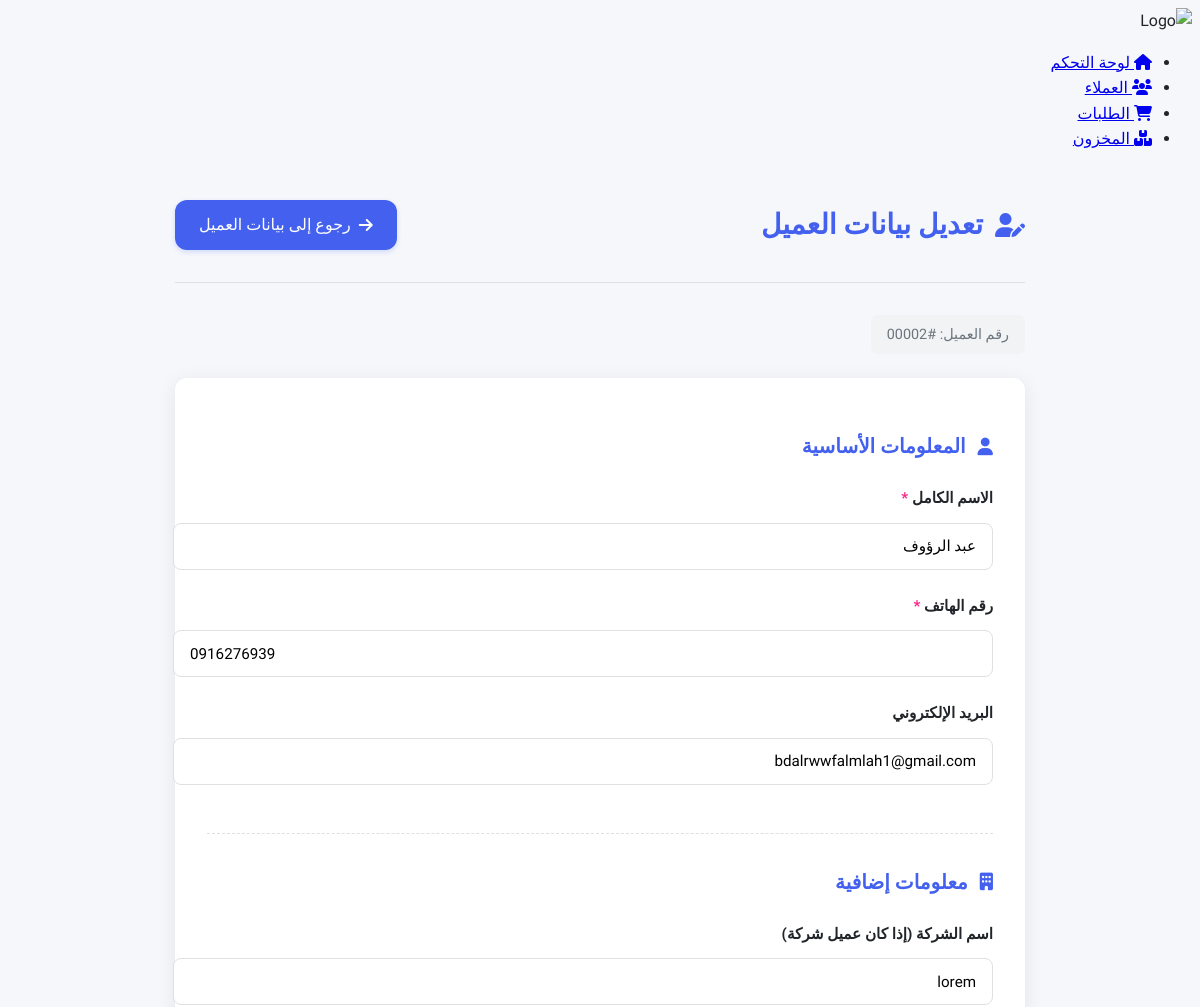
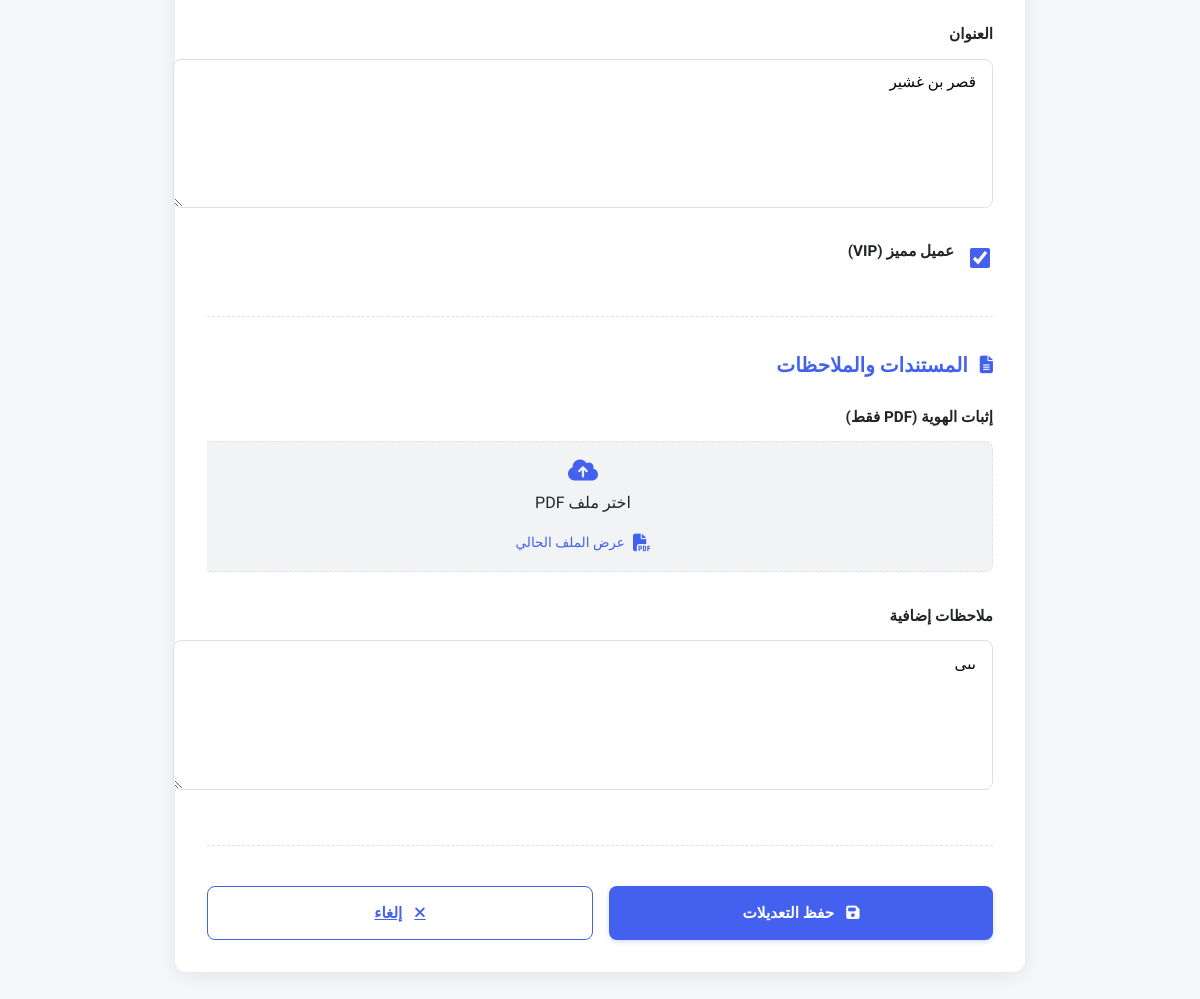
Page /edit_customer.php?id=2 (signed in) on the committed database (2 pictures, top to bottom).
### tables this page shows
CREATE TABLE `customers` (
  `customer_id` int(11) NOT NULL,
  `name` varchar(100) NOT NULL,
  `phone` varchar(20) NOT NULL,
  `email` varchar(100) DEFAULT NULL,
  `address` text DEFAULT NULL,
  `company_name` varchar(100) DEFAULT NULL,
  `tax_number` varchar(50) DEFAULT NULL,
  `is_vip` tinyint(1) DEFAULT 0,
  `notes` text DEFAULT NULL,
  `created_by` int(11) NOT NULL,
  `created_at` timestamp NOT NULL DEFAULT current_timestamp(),
  `updated_at` timestamp NULL DEFAULT NULL ON UPDATE current_timestamp(),
  `id_proof_path` varchar(255) DEFAULT NULL COMMENT 'مسار ملف إثبات الهوية',
  `document_type` enum('id','commercial_license','other') DEFAULT NULL
);

### edit_customer.php (the view, shortened to what this page needs)
<?php
require_once __DIR__ . '/includes/functions.php';
$customer_id = intval($_GET['id']);
$customer = [];
try {
    $stmt = $db->prepare("SELECT * FROM customers WHERE customer_id = ?");
    $stmt->execute([$customer_id]);
    $customer = $stmt->fetch(PDO::FETCH_ASSOC);
} catch (PDOException $e) {
    error_log("Error fetching customer: " . $e->getMessage());
    header("Location: customers.php?error=db_error");
    exit();
}
?>
<!DOCTYPE html>
<html lang="ar" dir="rtl">
<head>
    <link rel="stylesheet" href="https://cdnjs.cloudflare.com/ajax/libs/font-awesome/6.4.0/css/all.min.css">
</head>
<body>
    <div class="container">
        <?php include 'includes/sidebar.php'; ?>
        <main class="main-content">
            <div class="edit-container">
                <div class="header">
                    <h1><i class="fas fa-user-edit"></i> تعديل بيانات العميل</h1>
                    <a href="view_customer.php?id=<?= $customer_id ?>" class="back-btn">
                        <i class="fas fa-arrow-right"></i> رجوع إلى بيانات العميل
                    </a>
                </div>
                <div class="customer-id-badge">
                    رقم العميل: #<?= str_pad($customer_id, 5, '0', STR_PAD_LEFT) ?>
                </div>
                <form method="POST" enctype="multipart/form-data" class="customer-form">
                    <div class="form-section">
                        <h3><i class="fas fa-user"></i> المعلومات الأساسية</h3>
                        <div class="form-group">
                            <label for="name" class="form-label">الاسم الكامل <span style="color: var(--danger);">*</span></label>
                            <input type="text" id="name" name="name" class="form-control" required
                                   value="<?= htmlspecialchars($customer['name']) ?>">
                        </div>
                        <div class="form-group">
                            <label for="phone" class="form-label">رقم الهاتف <span style="color: var(--danger);">*</span></label>
                            <input type="tel" id="phone" name="phone" class="form-control" required
                                   value="<?= htmlspecialchars($customer['phone']) ?>">
                        </div>
                        <div class="form-group">
                            <label for="email" class="form-label">البريد الإلكتروني</label>
                            <input type="email" id="email" name="email" class="form-control"
                                   value="<?= htmlspecialchars($customer['email'] ?? '') ?>">
                        </div>
                    </div>
                    <div class="form-section">
                        <h3><i class="fas fa-building"></i> معلومات إضافية</h3>
                        <div class="form-group">
                            <label for="company" class="form-label">اسم الشركة (إذا كان عميل شركة)</label>
                            <input type="text" id="company" name="company" class="form-control"
                                   value="<?= htmlspecialchars($customer['company_name'] ?? '') ?>">
                        </div>
                        <div class="form-group">
                            <label for="address" class="form-label">العنوان</label>
                            <textarea id="address" name="address" class="form-control" rows="3"><?= htmlspecialchars($customer['address'] ?? '') ?></textarea>
                        </div>
                        <div class="form-check">
                            <input type="checkbox" id="is_vip" name="is_vip" class="form-check-input"
                                   <?= $customer['is_vip'] ? 'checked' : '' ?>>
                            <label for="is_vip" class="form-label">عميل مميز (VIP)</label>
                        </div>
                    </div>
                    <div class="form-section">
                        <h3><i class="fas fa-file-alt"></i> المستندات والملاحظات</h3>
                        <div class="form-group">
                            <label class="form-label">إثبات الهوية (PDF فقط)</label>
                            <div class="file-upload">
                                <div class="file-upload-btn">
                                    <i class="fas fa-cloud-upload-alt"></i> اختر ملف PDF
                                    <div class="file-name" id="file-name">
                                        <?php if (!empty($customer['id_proof_path'])): ?>
                                        <a href="<?= htmlspecialchars($customer['id_proof_path']) ?>" class="document-link" target="_blank">
                                            <i class="fas fa-file-pdf"></i> عرض الملف الحالي
                                        </a>
                                        <?php else: ?>
                                        لم يتم اختيار ملف
                                        <?php endif; ?>
                                    </div>
                                </div>
                            </div>
                        </div>
                        <div class="form-group">
                            <label for="notes" class="form-label">ملاحظات إضافية</label>
                            <textarea id="notes" name="notes" class="form-control" rows="3"><?= htmlspecialchars($customer['notes'] ?? '') ?></textarea>
                        </div>
                    </div>
                    <div class="btn-group">
                        <button type="submit" class="btn btn-primary">
                            <i class="fas fa-save"></i> حفظ التعديلات
                        </button>
                        <a href="view_customer.php?id=<?= $customer_id ?>" class="btn btn-outline">
                            <i class="fas fa-times"></i> إلغاء
                        </a>
                    </div>
                </form>
            </div>
        </main>
    </div>
</body>
</html>

### edit_customer.php (style rules this page uses)
:root { --primary: #4361ee; --primary-light: #e0e7ff; --secondary: #3f37c9; --success: #4cc9f0; --success-light: #e6f7fe; --warning: #f8961e; --warning-light: #fff4e6; --danger: #f72585; --danger-light: #ffebf3; --light: #f8f9fa; --dark: #212529; --gray: #6c757d; --light-gray: #f1f3f5; --border-color: #e0e0e0; --border-radius: 12px; --box-shadow: 0 4px 20px rgba(0, 0, 0, 0.08); --transition: all 0.3s ease; }
body { font-family: 'Tajawal', sans-serif; background-color: #f5f7fb; color: var(--dark); line-height: 1.6; }
.edit-container { max-width: 850px; margin: 2rem auto; padding: 0 1rem; }
.header { display: flex; justify-content: space-between; align-items: center; margin-bottom: 2rem; padding-bottom: 1rem; border-bottom: 1px solid var(--border-color); }
.header h1 { color: var(--primary); font-size: 1.75rem; font-weight: 700; display: flex; align-items: center; gap: 0.75rem; }
.header h1 i { font-size: 1.5rem; }
.back-btn { background-color: var(--primary); color: white; padding: 0.75rem 1.5rem; border-radius: var(--border-radius); text-decoration: none; display: inline-flex; align-items: center; gap: 0.5rem; transition: var(--transition); font-weight: 500; box-shadow: 0 2px 5px rgba(67, 97, 238, 0.2); }
.customer-id-badge { display: inline-block; padding: 0.5rem 1rem; background-color: var(--light-gray); border-radius: 6px; font-size: 0.9rem; margin-bottom: 1.5rem; color: var(--gray); font-weight: 500; }
.customer-form { background: white; border-radius: var(--border-radius); box-shadow: var(--box-shadow); padding: 2rem; margin-bottom: 2rem; }
.form-section { margin-bottom: 2rem; padding-bottom: 1.5rem; border-bottom: 1px dashed var(--border-color); }
.form-section h3 { color: var(--primary); margin-bottom: 1.5rem; font-size: 1.25rem; font-weight: 600; display: flex; align-items: center; gap: 0.75rem; }
.form-section h3 i { font-size: 1.1rem; }
.form-group { margin-bottom: 1.5rem; }
.form-label { display: block; margin-bottom: 0.75rem; font-weight: 600; color: var(--dark); font-size: 0.95rem; }
.form-control { width: 100%; padding: 0.85rem 1rem; border: 1px solid var(--border-color); border-radius: 8px; font-size: 0.95rem; transition: var(--transition); font-family: 'Tajawal', sans-serif; }
textarea.form-control { min-height: 120px; resize: vertical; }
.form-check { display: flex; align-items: center; gap: 0.75rem; margin-bottom: 1rem; }
.form-check-input { width: 20px; height: 20px; accent-color: var(--primary); cursor: pointer; }
.file-upload { position: relative; overflow: hidden; display: inline-block; width: 100%; }
.file-upload-btn { width: 100%; padding: 1rem; border: 1px dashed var(--border-color); border-radius: 8px; text-align: center; cursor: pointer; background-color: var(--light-gray); transition: var(--transition); display: flex; flex-direction: column; align-items: center; gap: 0.5rem; }
.file-upload-btn i { font-size: 1.5rem; color: var(--primary); }
.file-name { margin-top: 0.5rem; font-size: 0.85rem; color: var(--gray); text-align: center; }
.document-link { color: var(--primary); text-decoration: none; font-weight: 500; display: inline-flex; align-items: center; gap: 0.5rem; transition: var(--transition); }
.document-link i { font-size: 1.1rem; }
.btn-group { display: flex; gap: 1rem; margin-top: 2.5rem; }
.btn { padding: 0.85rem 1.75rem; border-radius: 8px; font-weight: 600; cursor: pointer; transition: var(--transition); border: none; display: inline-flex; align-items: center; justify-content: center; gap: 0.75rem; font-size: 0.95rem; font-family: 'Tajawal', sans-serif; }
.btn-primary { background-color: var(--primary); color: white; box-shadow: 0 2px 5px rgba(67, 97, 238, 0.2); flex: 1; }
.btn-outline { background-color: white; color: var(--primary); border: 1px solid var(--primary); flex: 1; }

### rows in the picture
customers: name "عبد الرؤوف", phone "0916276939", email "bdalrwwfalmlah1@gmail.com", company "lorem", address "قصر بن غشير", is_vip "☑", notes "ىىى"

### other values in the picture
str_pad($customer_id, 5, '0', STR_PAD_LEFT) "00002"
